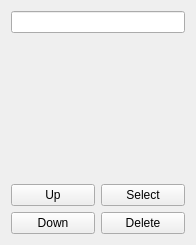
<ui version="4.0" >
 <class>PhoneBookForm</class>
 <widget class="QWidget" name="PhoneBookForm" >
  <property name="geometry" >
   <rect>
    <x>0</x>
    <y>0</y>
    <width>196</width>
    <height>245</height>
   </rect>
  </property>
  <property name="windowTitle" >
   <string>Contacts</string>
  </property>
  <layout class="QVBoxLayout" >
   <item>
    <widget class="QLineEdit" name="searchLineEdit" />
   </item>
   <item>
    <widget class="QLabel" name="firstContact" >
     <property name="autoFillBackground" >
      <bool>true</bool>
     </property>
     <property name="text" >
      <string/>
     </property>
    </widget>
   </item>
   <item>
    <widget class="QLabel" name="secondContact" >
     <property name="autoFillBackground" >
      <bool>true</bool>
     </property>
     <property name="text" >
      <string/>
     </property>
    </widget>
   </item>
   <item>
    <widget class="QLabel" name="thirdContact" >
     <property name="autoFillBackground" >
      <bool>true</bool>
     </property>
     <property name="text" >
      <string/>
     </property>
    </widget>
   </item>
   <item>
    <widget class="QLabel" name="forthContact" >
     <property name="autoFillBackground" >
      <bool>true</bool>
     </property>
     <property name="text" >
      <string/>
     </property>
    </widget>
   </item>
   <item>
    <widget class="QLabel" name="fifthContact" >
     <property name="autoFillBackground" >
      <bool>true</bool>
     </property>
     <property name="text" >
      <string/>
     </property>
    </widget>
   </item>
   <item>
    <layout class="QHBoxLayout" >
     <item>
      <widget class="QPushButton" name="upButton" >
       <property name="text" >
        <string>Up</string>
       </property>
      </widget>
     </item>
     <item>
      <widget class="QPushButton" name="selectButton" >
       <property name="text" >
        <string>Select</string>
       </property>
      </widget>
     </item>
    </layout>
   </item>
   <item>
    <layout class="QHBoxLayout" >
     <item>
      <widget class="QPushButton" name="downButton" >
       <property name="text" >
        <string>Down</string>
       </property>
      </widget>
     </item>
     <item>
      <widget class="QPushButton" name="deleteButton" >
       <property name="text" >
        <string>Delete</string>
       </property>
      </widget>
     </item>
    </layout>
   </item>
  </layout>
 </widget>
 <resources/>
 <connections/>
</ui>
